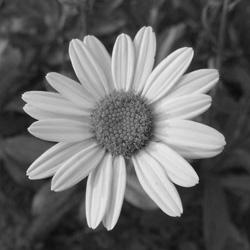
%> input picture flower.jpg, 250 x 250 px
$ octave median.m   (GNU Octave 9; MATLAB toolbox functions it lacks are replaced by stand-ins)
%> lines starting %> are read from the running program, lines starting %| are printed output that depends on the picture
%Median filtering
close all;
clear all;

I = imread('flower.jpg');  %% Taking Input Image
%> I is the input picture: size 250x250 uint8; min 1, max 244, mean 102.8
figure, imshow(I)
J = imnoise(I,'salt & pepper',0.02);
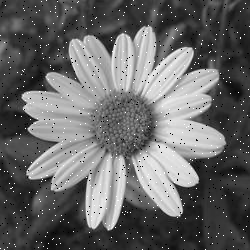
%> J: size 250x250 uint8; min 0, max 255, mean 103.3
K = medfilt2(J);
imshowpair(J,K,'montage')
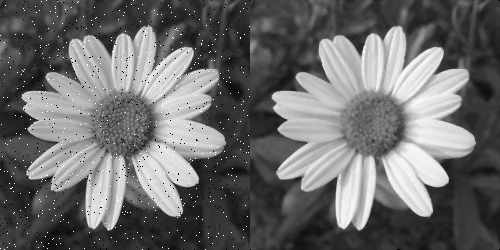
%> displayed picture: size 250x500, on the screen's scale of 0 to 255; min 0, max 255, mean 107.2

$ run again, with horse.jpg copied over flower.jpg
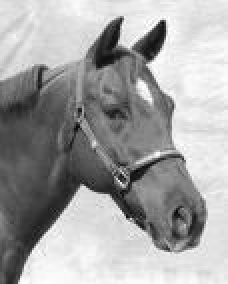
%> input picture horse.jpg, 114 x 142 px (shown 2 times larger)
%> I is the input picture: size 142x114 uint8; min 4, max 255, mean 163.2
%> `K = medfilt2(J);`:
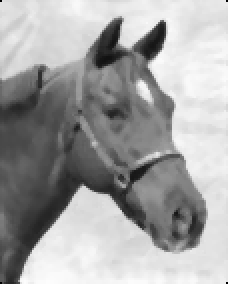
%> K: size 142x114 uint8 (shown 2 times larger); min 0, max 253, mean 163.1
%> `imshowpair(J,K,'montage')`:
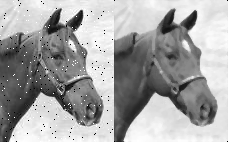
%> displayed picture: size 142x228, on the screen's scale of 0 to 255; min 0, max 255, mean 163.5
